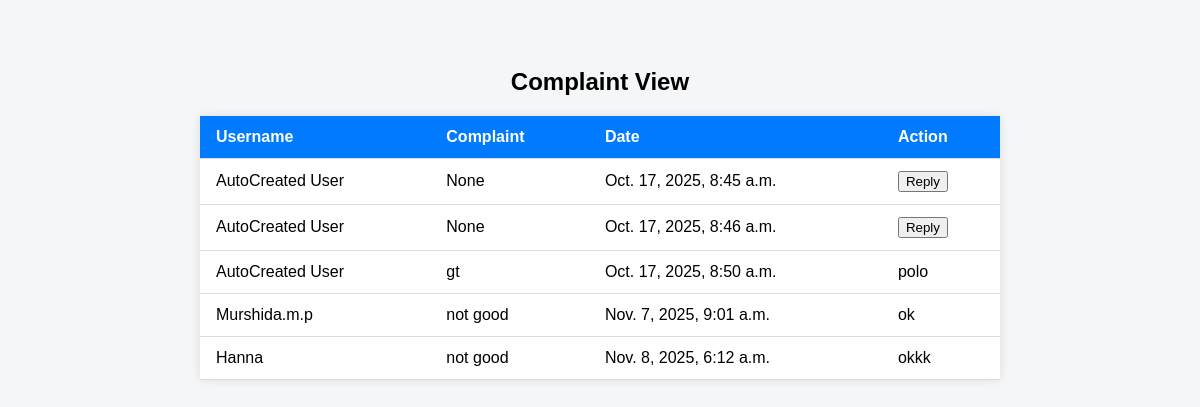
The app's page /Complaints, older data.
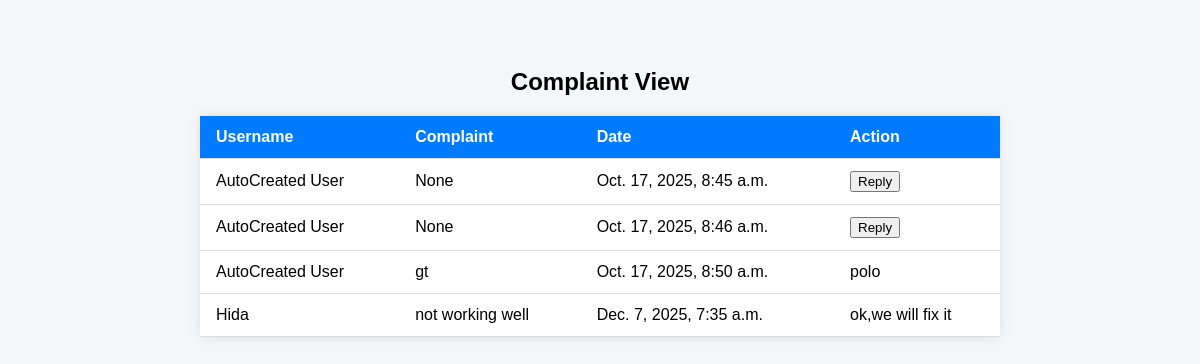
The same page, newer data.
### mobilesilentapp/models.py (models this page shows)
class ComplaintTable(models.Model):
    user_id = models.ForeignKey(StudentTable,on_delete=models.CASCADE,null=True,blank=True)
    complaints = models.CharField(max_length=30,null=True,blank=True)
    date = models.DateTimeField(auto_now_add=True,null=True,blank=True)
    reply = models.CharField(max_length=30,null=True,blank=True)

class StudentTable(models.Model):
    name = models.CharField(max_length=30,null=True,blank=True)
    admission_no = models.CharField(max_length=30,null=True,blank=True)
    department = models.CharField(max_length=30,null=True,blank=True)
    semester = models.CharField(max_length=30,null=True,blank=True)
    email_id = models.CharField(max_length=30,null=True,blank=True)
    phone_no = models.BigIntegerField(null=True,blank=True)
    LOGIN=models.ForeignKey(LoginTable,on_delete=models.CASCADE,null=True,blank=True)
    CLASS=models.ForeignKey(ClassTable,on_delete=models.CASCADE,null=True,blank=True)

### mobilesilentapp/views.py (the view)
# urls.py: path('Complaints',Complaints.as_view(),name="Complaints"),
class Complaints(View):
    def get(self,request):
        obj = ComplaintTable.objects.all()
        return render(request,"administration/complaints.html", {'val': obj})

### templates/administration/complaints.html (shortened to what this page needs)
<!DOCTYPE html>
<html lang="en">
<head>
</head>
<body>
  <h2 style="text-align:center;">Complaint View</h2>
  <table>
    <thead>
      <tr>
        <th>Username</th>
        <th>Complaint</th>
        <th>Date</th>
        <th>Action</th>
      </tr>
    </thead>
    <tbody>
      {% for i in val %}
      <tr>
        <td>{{ i.user_id.name }}</td>
        <td>{{ i.complaints }}</td>
        <td>{{i.date}}</td>
        {% if i.reply %}
        <td>{{i.reply}}</td>
        {% else %}
        <td><button onclick="window.location='Reply/{{i.id}}'">Reply</button></td>
        {% endif %}
      </tr>
        {% endfor %}
    </tbody>
  </table>
</body>
</html>

Row changes from the older to the newer data that the page shows:
removed ComplaintTable: user_id.name "Murshida.m.p", complaints "not good", date "Nov. 7, 2025, 9:01 a.m.", reply "ok"
removed ComplaintTable: user_id.name "Hanna", complaints "not good", date "Nov. 8, 2025, 6:12 a.m.", reply "okkk"
added ComplaintTable: user_id.name "Hida", complaints "not working well", date "Dec. 7, 2025, 7:35 a.m.", reply "ok,we will fix it"
